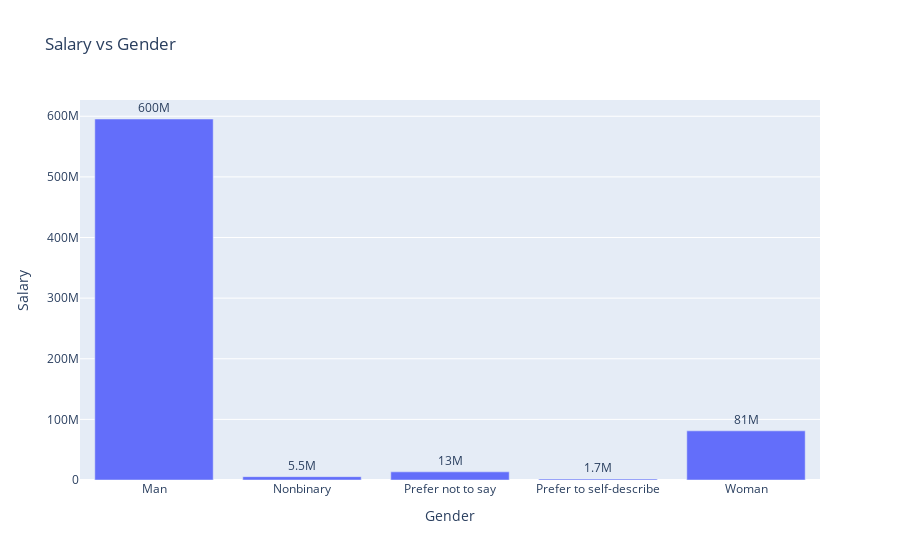

The cell this chart's notebook holds for it:
### Code cell
temp = df[(df.compensation > 0) & (df.gender.notna())] 

temp = temp.groupby('gender').sum()

fig = px.bar(temp, x=temp.index, y='compensation', title='Salary vs Gender',text='compensation')
fig.update_layout(xaxis_title='Gender', yaxis_title='Salary')
fig.update_traces(texttemplate='%{text:.2s}', textposition='outside')

fig

### Figure 1 — Plotly figure (JSON) as saved in the notebook; plotly's stock layout.template omitted (floating-point values rounded to 4 significant figures)
{"data": [{"alignmentgroup": "True", "hovertemplate": "gender=%{x}<br>compensation=%{text}<extra></extra>", "legendgroup": "", "marker": {"color": "#636efa", "pattern": {"shape": ""}}, "name": "", "offsetgroup": "", "orientation": "v", "showlegend": false, "text": [595485750, 5523750, 13450000, 1735500, 81081250], "textposition": "outside", "texttemplate": "%{text:.2s}", "type": "bar", "x": ["Man", "Nonbinary", "Prefer not to say", "Prefer to self-describe", "Woman"], "xaxis": "x", "y": [595485750, 5523750, 13450000, 1735500, 81081250], "yaxis": "y"}], "layout": {"barmode": "relative", "legend": {"tracegroupgap": 0}, "title": {"text": "Salary vs Gender"}, "xaxis": {"anchor": "y", "domain": [0, 1], "title": {"text": "Gender"}}, "yaxis": {"anchor": "x", "domain": [0, 1], "title": {"text": "Salary"}}}}
